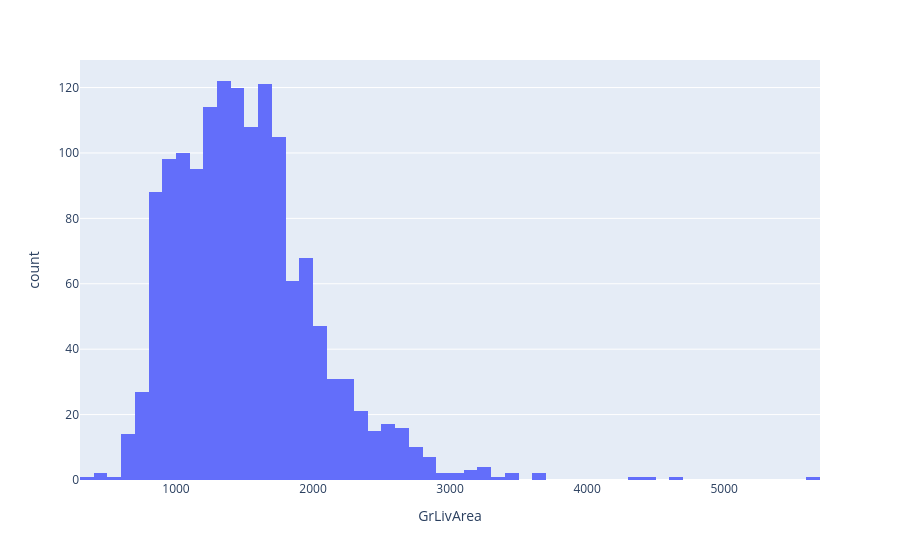

The cell this chart's notebook holds for it:
### Code cell
px.histogram(df, x='GrLivArea')

### Figure 1 — Plotly figure (JSON) as saved in the notebook; plotly's stock layout.template omitted (floating-point values rounded to 4 significant figures; data arrays with more than 128 entries replaced by an {"elided": "..."} marker saying what was removed)
{"data": [{"bingroup": "x", "hovertemplate": "GrLivArea=%{x}<br>count=%{y}<extra></extra>", "legendgroup": "", "marker": {"color": "#636efa", "pattern": {"shape": ""}}, "name": "", "orientation": "v", "showlegend": false, "type": "histogram", "x": {"elided": "1460 int values"}, "xaxis": "x", "yaxis": "y"}], "layout": {"barmode": "relative", "legend": {"tracegroupgap": 0}, "margin": {"t": 60}, "xaxis": {"anchor": "y", "domain": [0, 1], "title": {"text": "GrLivArea"}}, "yaxis": {"anchor": "x", "domain": [0, 1], "title": {"text": "count"}}}}
